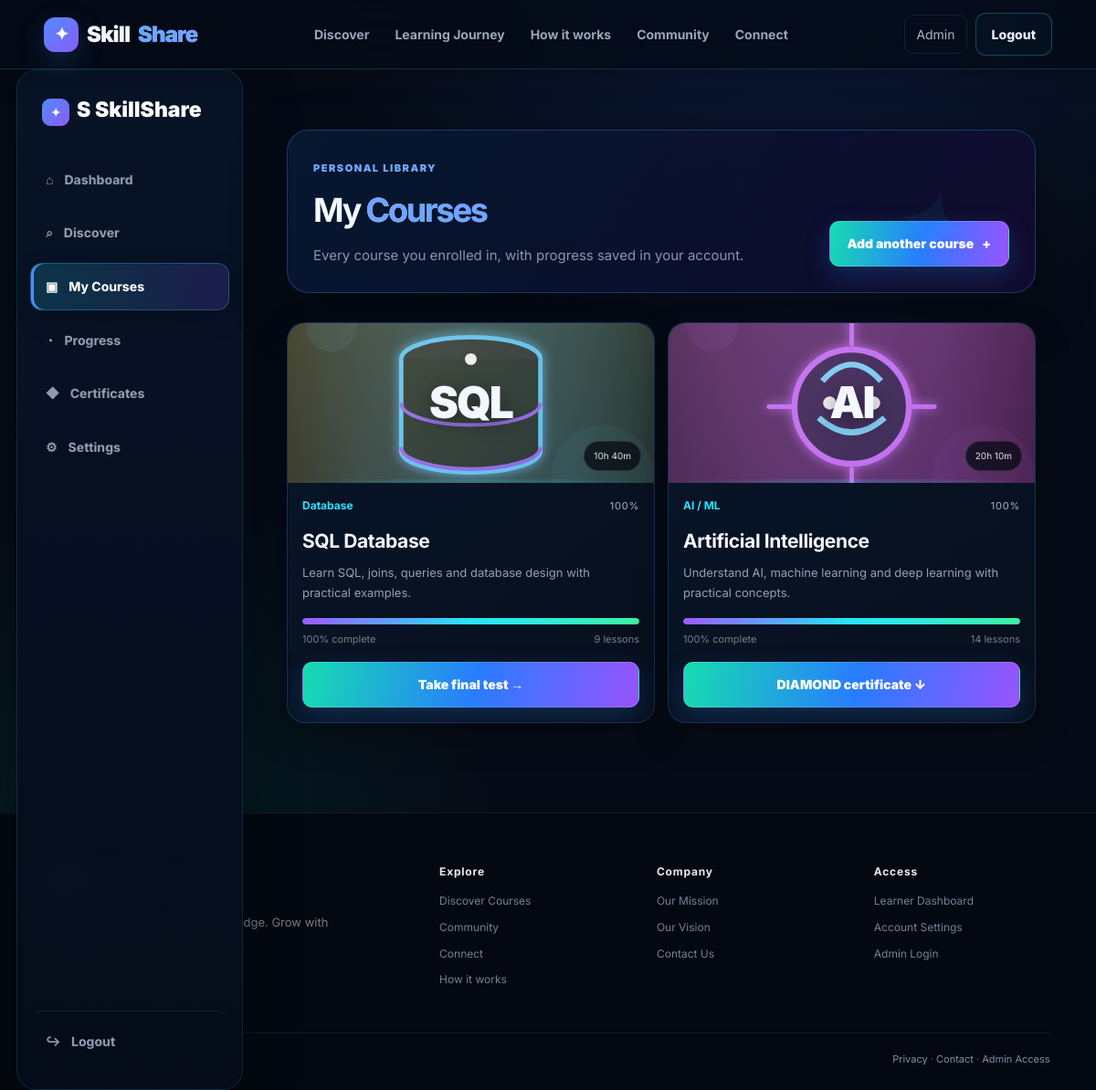
Screenshot of /mycourse (signed in) with the database file from the repository.
### tables this page shows
CREATE TABLE enrollments(
            id INTEGER PRIMARY KEY AUTOINCREMENT,
            user_id INTEGER NOT NULL,
            course_id INTEGER NOT NULL,
            enrolled_at TIMESTAMP DEFAULT CURRENT_TIMESTAMP, progress INTEGER DEFAULT 0, completed_at TEXT,
            UNIQUE(user_id, course_id),
            FOREIGN KEY(user_id) REFERENCES users(id),
            FOREIGN KEY(course_id) REFERENCES courses(id)
        );

CREATE TABLE courses(
            id INTEGER PRIMARY KEY AUTOINCREMENT,
            title TEXT NOT NULL,
            description TEXT NOT NULL,
            icon TEXT NOT NULL
        , category TEXT DEFAULT 'Technology', level TEXT DEFAULT 'Beginner', duration TEXT DEFAULT '8h 30m', rating REAL DEFAULT 4.8, students INTEGER DEFAULT 1200, video_url TEXT DEFAULT '', accent TEXT DEFAULT 'blue', lessons INTEGER DEFAULT 12, featured INTEGER DEFAULT 0);

### app.py (the view)
@app.route("/mycourse")
def mycourse():
    if not user_logged_in(): return redirect(url_for("login"))
    conn = get_db(); courses = conn.execute("""SELECT c.*,e.progress,e.enrolled_at,e.completed_at,(SELECT percentage FROM test_attempts t WHERE t.user_id=e.user_id AND t.course_id=e.course_id ORDER BY t.percentage DESC,t.id DESC LIMIT 1) AS best_score,(SELECT tier FROM test_attempts t WHERE t.user_id=e.user_id AND t.course_id=e.course_id ORDER BY t.percentage DESC,t.id DESC LIMIT 1) AS best_tier FROM courses c JOIN enrollments e ON c.id=e.course_id WHERE e.user_id=? ORDER BY e.enrolled_at DESC""", (session["user_id"],)).fetchall(); conn.close()
    return render_template("mycourse.html", courses=courses)

### app.py (called while the page is built)
def get_db():
    conn = sqlite3.connect(DB_PATH)
    conn.row_factory = sqlite3.Row
    conn.execute("PRAGMA foreign_keys = ON")
    return conn

def user_logged_in():
    return "user_id" in session

def admin_logged_in():
    return bool(session.get("is_admin"))

@app.context_processor
def global_data():
    return {
        "logged_in": user_logged_in(), "current_user": session.get("fullname", "Learner"),
        "current_phone": session.get("phone", ""), "admin_logged_in": admin_logged_in(),
        "admin_name": session.get("admin_name", "Administrator"),
    }

### templates/mycourse.html
{% extends 'base.html' %}{% block title %}My Courses | SkillShare{% endblock %}
{% block content %}<main class="shell"><aside class="side-nav"><div class="side-brand">S <span>SkillShare</span></div><a href="/dashboard">⌂ <span>Dashboard</span></a><a href="/discover">⌕ <span>Discover</span></a><a class="active" href="/mycourse">▣ <span>My Courses</span></a><a href="/progress">◔ <span>Progress</span></a><a href="/certificates">◆ <span>Certificates</span></a><a href="/settings">⚙ <span>Settings</span></a><a class="logout-link" href="/logout">↪ <span>Logout</span></a></aside><section class="workspace"><div class="workspace-top"><div><span class="eyebrow">PERSONAL LIBRARY</span><h1>My <em>Courses</em></h1><p>Every course you enrolled in, with progress saved in your account.</p></div><a class="gold-btn" href="/discover">Add another course <span>+</span></a></div>{% if courses %}<div class="course-grid">{% for c in courses %}<article class="course-card"><div class="course-visual {{ c['accent'] }}"><img class="course-image" src="{{ url_for('static', filename='images/courses/course-' ~ (((c['id'] - 1) % 6) + 1) ~ '.svg') }}" alt="{{ c['title'] }} learning visual" loading="lazy"><span class="course-icon">{{ c['icon'] }}</span><span class="duration">{{ c['duration'] }}</span></div><div class="course-body"><div class="course-meta"><b>{{ c['category'] }}</b><span>{{ c['progress'] or 0 }}%</span></div><h3>{{ c['title'] }}</h3><p>{{ c['description'] }}</p><div class="progress-line"><div style="width:{{ c['progress'] or 0 }}%"></div></div><div class="meter-row"><span>{{ c['progress'] or 0 }}% complete</span><span>{{ c['lessons'] }} lessons</span></div>{% if c['progress']>=100 %}{% if c['best_score'] is not none and c['best_score'] >= 50 %}<a class="gold-btn full" href="/certificate/{{ c['id'] }}/download">{{ c['best_tier'] }} certificate ↓</a>{% else %}<a class="gold-btn full" href="/test/{{ c['id'] }}">Take final test →</a>{% endif %}{% else %}<a class="gold-btn full" href="/course/{{ c['id'] }}">Continue course →</a>{% endif %}</div></article>{% endfor %}</div>{% else %}<div class="empty"><div>▣</div><h3>No courses yet</h3><p>Discover a course and it will appear here automatically.</p><a href="/discover" class="gold-btn">Explore courses →</a></div>{% endif %}</section></main>{% endblock %}

### templates/base.html (shortened to what this page needs)
<!doctype html>
<html lang="en">
<head>
<link rel="stylesheet" href="{{ url_for('static', filename='css/app.css') }}">
<link rel="stylesheet" href="{{ url_for('static', filename='css/premium.css') }}">
<link rel="stylesheet" href="{{ url_for('static', filename='css/legendary.css') }}">
<link rel="stylesheet" href="{{ url_for('static', filename='css/premium2.css') }}">
<link rel="stylesheet" href="{{ url_for('static', filename='css/assessment.css') }}">
</head>
<body class="{% if request.path == '/dashboard' %}app-dashboard{% endif %}">
<header class="site-header">
  <a class="brand" href="/"><span class="brand-mark">✦</span>Skill<span>Share</span></a>
  <nav class="desktop-nav"><a href="/discover">Discover</a>{% if logged_in %}<a href="/learning-journey">Learning Journey</a>{% endif %}<a href="/about">How it works</a><a href="/community">Community</a><a href="/connect">Connect</a></nav>
  <div class="header-actions">
    {% if admin_logged_in %}<a class="ghost-btn" href="/admin">Admin Panel</a>{% else %}<a class="admin-mini" href="/admin/login">Admin</a>{% endif %}
    {% if logged_in %}<a class="ghost-btn" href="/logout">Logout</a>{% else %}<a class="ghost-btn" href="/login">Log in</a><a class="gold-btn small" href="/register">Join SkillShare <span>↗</span></a>{% endif %}
  </div>
</header>
{% block content %}{% endblock %}
<footer class="site-footer">
  <div class="footer-main">
    <div><a class="brand footer-brand" href="/"><span class="brand-mark">✦</span>Skill<span>Share</span></a><p>Learn practical skills. Share knowledge. Grow with confidence.</p></div>
    <div><b>Explore</b><a href="/discover">Discover Courses</a><a href="/community">Community</a><a href="/connect">Connect</a><a href="/about">How it works</a></div>
    <div><b>Company</b><a href="/about#mission">Our Mission</a><a href="/about#vision">Our Vision</a><a href="/contact">Contact Us</a></div>
    <div><b>Access</b>{% if logged_in %}<a href="/dashboard">Learner Dashboard</a><a href="/settings">Account Settings</a>{% else %}<a href="/login">Learner Login</a><a href="/register">Create Account</a>{% endif %}<a href="/admin/login">Admin Login</a></div>
  </div>
  <div class="footer-bottom"><span>© 2026 SkillShare. Built for learning.</span><span><a href="/privacy">Privacy</a> · <a href="/contact">Contact</a> · <a href="/admin/login">Admin Access</a></span></div>
</footer>
</body></html>

### static/css/legendary.css (style rules this page uses)
:root { --lg-bg:#050b16;--lg-panel:#091427;--lg-panel2:#0d1a2e;--lg-border:#16365a; --lg-cyan:#25e6ff;--lg-blue:#4d8dff;--lg-violet:#9b5cff;--lg-green:#39f0a2; --lg-text:#f3f8ff;--lg-muted:#8fa4bd;--lg-shadow:0 20px 60px rgba(0,0,0,.38) }
body { background:radial-gradient(circle at 72% -10%,rgba(53,106,255,.18),transparent 34%),radial-gradient(circle at 10% 80%,rgba(0,224,180,.09),transparent 30%),var(--lg-bg)!important;color:var(--lg-text)!important }
body:before { content:"";position:fixed;inset:0;pointer-events:none;opacity:.22;background-image:linear-gradient(rgba(70,150,255,.035) 1px,transparent 1px),linear-gradient(90deg,rgba(70,150,255,.035) 1px,transparent 1px);background-size:48px 48px;mask-image:linear-gradient(to bottom,black,transparent 85%);z-index:-1 }
.site-header { background:rgba(4,10,22,.82)!important;border-bottom:1px solid rgba(37,230,255,.18)!important;backdrop-filter:blur(18px);box-shadow:0 8px 30px rgba(0,0,0,.25) }
.brand { letter-spacing:-.04em }
.brand span:last-child { background:linear-gradient(90deg,var(--lg-cyan),var(--lg-violet));-webkit-background-clip:text;background-clip:text;color:transparent }
.gold-btn,.outline-btn,.ghost-btn { transition:transform .22s ease,box-shadow .22s ease,border-color .22s ease!important }
.gold-btn { background:linear-gradient(100deg,#16dcb0,#287cff 52%,#9854ff)!important;color:white!important;border:1px solid rgba(255,255,255,.14)!important;box-shadow:0 10px 28px rgba(42,139,255,.22)!important }
.outline-btn,.ghost-btn { border-color:rgba(37,230,255,.28)!important;background:rgba(8,20,38,.6)!important }
.shell { max-width:1500px!important;margin:0 auto!important;padding:18px!important;gap:16px!important }
.side-nav { background:linear-gradient(180deg,rgba(8,20,40,.96),rgba(5,12,26,.96))!important;border:1px solid rgba(37,230,255,.14)!important;border-radius:22px!important;box-shadow:var(--lg-shadow)!important }
.side-brand { font-size:23px!important }
.side-nav a { border-radius:13px!important;transition:.2s!important }
.side-nav a.active { background:linear-gradient(90deg,rgba(37,230,255,.17),rgba(126,83,255,.18))!important;border:1px solid rgba(37,230,255,.25)!important;color:#fff!important;box-shadow:inset 3px 0 0 var(--lg-cyan),0 8px 24px rgba(37,120,255,.13) }
.workspace { min-width:0 }
.workspace-top { background:linear-gradient(125deg,rgba(7,25,50,.95),rgba(11,16,47,.88) 58%,rgba(20,11,48,.9))!important;border:1px solid rgba(48,143,255,.32)!important;border-radius:24px!important;padding:28px!important;position:relative;overflow:hidden;box-shadow:var(--lg-shadow) }
.workspace-top:after { content:"✦";position:absolute;right:8%;top:18px;font-size:110px;color:rgba(37,230,255,.05);transform:rotate(15deg) }
.workspace-top h1 { font-size:clamp(31px,3vw,48px)!important }
.workspace-top em { font-style:normal;background:linear-gradient(90deg,#fff,var(--lg-cyan),#a978ff);-webkit-background-clip:text;background-clip:text;color:transparent }
.course-grid { grid-template-columns:repeat(auto-fit,minmax(240px,1fr))!important;gap:14px!important }
.course-card { background:linear-gradient(145deg,rgba(8,23,43,.98),rgba(8,15,29,.98))!important;border:1px solid rgba(50,142,255,.25)!important;border-radius:20px!important;overflow:hidden!important;box-shadow:0 15px 38px rgba(0,0,0,.3)!important }
.course-visual { min-height:155px!important;max-height:175px!important }
.course-body { padding:16px!important }
.course-meta b { color:var(--lg-cyan)!important }
.progress-line { background:#14263d!important }
.progress-line div { background:linear-gradient(90deg,var(--lg-violet),var(--lg-cyan),var(--lg-green))!important }

### static/css/premium2.css (style rules this page uses)
:root { --p2-cyan:#27e8ff;--p2-violet:#9a63ff;--p2-green:#39f2b0;--p2-blue:#4f8dff;--p2-panel:rgba(8,22,42,.88);--p2-border:rgba(60,156,255,.22) }
.course-image { width:100%;height:100%;object-fit:cover;display:block;opacity:.92;mix-blend-mode:screen }
.course-visual { position:relative;overflow:hidden }
.course-visual:after { content:"";position:absolute;inset:auto -15% -55% -15%;height:100px;background:radial-gradient(circle,rgba(39,232,255,.22),transparent 70%);pointer-events:none }
.course-visual .course-icon,.course-visual .duration,.course-visual .featured,.course-visual .favorite-btn { z-index:2 }

### static/css/assessment.css (style rules this page uses)
:root { --as-blue:#39b9ff;--as-violet:#8b5cf6;--as-bg:#070b14;--as-panel:#0d1422;--as-text:#edf6ff;--as-muted:#8fa7bf;--as-border:rgba(110,180,255,.18) }

### rows the page displays
enrollments: shows a picture, icon "SQL", duration "10h 40m", category "Database", progress "100", title "SQL Database", description "Learn SQL, joins, queries and database design with practical examples.", lessons "9"
enrollments: shows a picture, icon "AI", duration "20h 10m", category "AI / ML", progress "100", title "Artificial Intelligence", description "Understand AI, machine learning and deep learning with practical concepts.", lessons "14", best_tier "DIAMOND"
